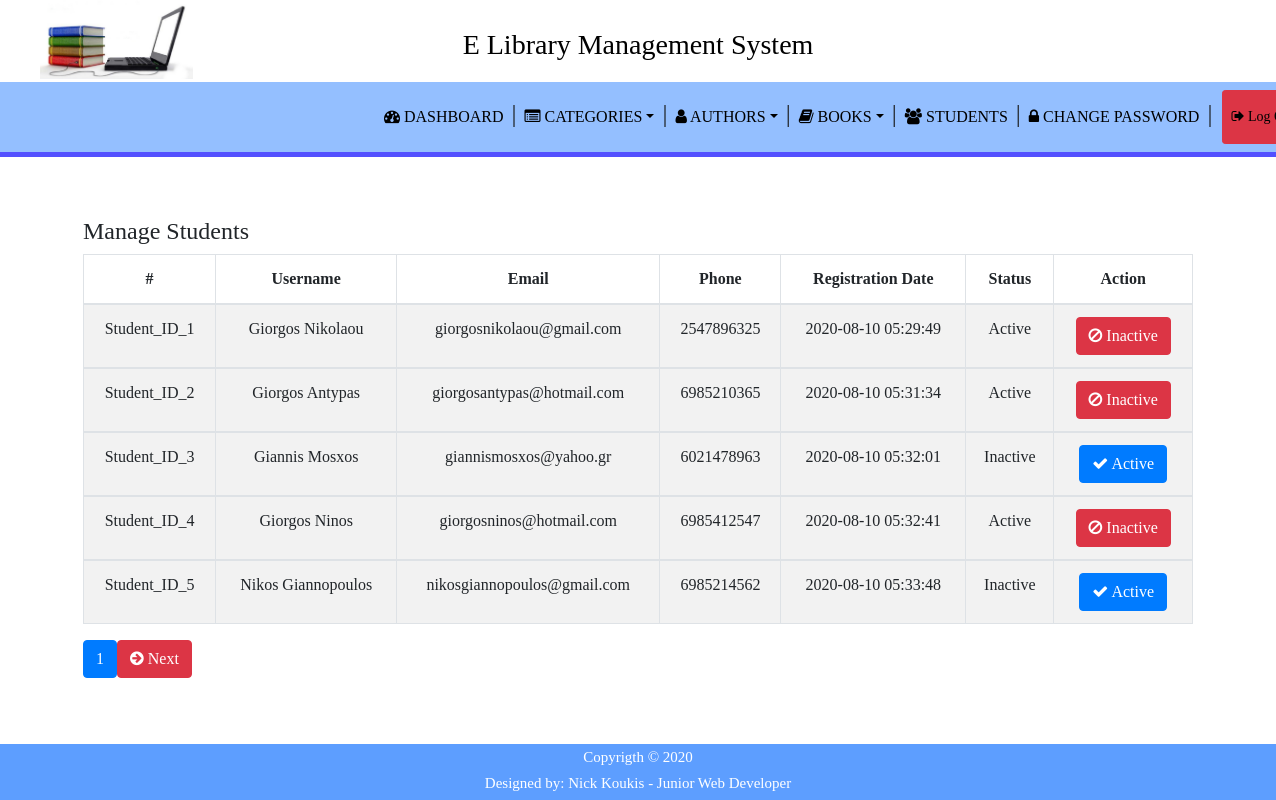
The page /admin/students.php on the database its author committed.
### tables this page shows
CREATE TABLE `admin_credits` (
  `id` int(11) NOT NULL,
  `username` varchar(100) NOT NULL,
  `password` varchar(100) NOT NULL,
  `creation_date` timestamp NULL DEFAULT current_timestamp(),
  `updation_date` timestamp NULL DEFAULT NULL ON UPDATE current_timestamp()
);

CREATE TABLE `students` (
  `id` int(11) NOT NULL,
  `username` varchar(200) NOT NULL,
  `email` varchar(200) NOT NULL,
  `phone` varchar(200) NOT NULL,
  `reg_date` timestamp NULL DEFAULT current_timestamp(),
  `upd_date` timestamp NULL DEFAULT NULL ON UPDATE current_timestamp(),
  `status` int(1) DEFAULT 1,
  `password` varchar(200) NOT NULL
);

### admin/students.php (the view, shortened to what this page needs)
<?php
include 'admin_server.php';
?>
<!DOCTYPE html>
<html lang="en">
<head>
    <link rel="stylesheet" href="https://stackpath.bootstrapcdn.com/bootstrap/4.5.2/css/bootstrap.min.css">
    <link rel="stylesheet" href="https://cdnjs.cloudflare.com/ajax/libs/font-awesome/4.7.0/css/font-awesome.min.css">
    <link rel="stylesheet" href="assets/CSS/header.css">
    <link rel="stylesheet" href="assets/CSS/footer.css">
    <link rel="stylesheet" href="assets/CSS/students.css">
</head>
<body>
            <?php include 'includes/header.php'; ?>
            <?php
            if(isset($_GET['page'])){
                $page = $_GET['page'];
            }else{
                $page = 1;
            }
            $num_per_page = 05;
            $start_from = ($page-1)*05;
            $query = "SELECT * FROM students limit $start_from, $num_per_page";
            $result = mysqli_query($db,$query);
            ?>
            <div class="content-wrapper ">
                <div class="container">
                <div class="row pad-botm">
                <div class="col-md-12">
                <h4 class="header-line">Manage Students</h4>
            <div class="table-responsive">
                <table class="table table-striped table-bordered table-hover " >
                    <thead>
                        <tr>
                            <th>#</th>
                            <th>Username</th>
                            <th>Email</th>
                            <th>Phone</th>
                            <th>Registration Date</th>
                            <th>Status</th>
                            <th>Action</th>
                        </tr>
                    </thead>
                    <tr>
                    <?php
                        if($result){
                            foreach ($result as $row){
                    ?>
                    <tbody >
                        <tr >
                            <td><?php echo "Student_ID_" . $row['id']; ?></td>
                            <td><?php echo $row['username']; ?></td>
                            <td><?php echo $row['email']; ?></td>
                            <td><?php echo $row['phone']; ?></td>
                            <td><?php echo $row['reg_date']; ?></td>
                            <td ><?php if($row['status']==1){
                                echo "Active";
                            }else{
                                echo "Inactive";
                            } ?></td>
                            <td >
                                <?php if($row['status']==1)
                                {?>
                                <a href="students.php?inact_id=<?php echo $row['id'];?>" onclick="return confirm('Are you sure you want to inactive this student?');" >  <button class="btn btn-danger"><i class="fa fa-ban"></i> Inactive</button>
                                <?php }
                                else {?>
                                <a href="students.php?act_id=<?php echo $row['id'];?>" onclick="return confirm('Are you sure you want to active this student?');"><button class="btn btn-primary"> <i class="fa fa-check"></i> Active</button>
                                <?php } ?>
                            </td>
                        </tr>
                    </tbody>
                    <?php
                        }
                    }
                    ?>
                </table>
            </div>
            <?php
                $pr_query = "select * from students";
                $pr_result = mysqli_query($db,$pr_query);
                $total_record = mysqli_num_rows($pr_result);
                $total_page = ceil($total_record/$num_per_page);
                for($i=1; $i<$total_page; $i++){
                    echo "<a href='students.php?page=".$i."' class='btn btn-primary'>$i</a>";
                }
                if($i>$page){
                    echo "<a href='students.php?page=".($page+1)."' class='btn btn-danger'><i class='fa fa-arrow-circle-right'></i> Next</a>";
                }
            ?>
    </div>
    </div>
    </div>
    </div>
    </body>
    <?php include '../includes/footer.php'; ?>
</html>

### admin/includes/header.php (shortened to what this page needs)
<?php
include '../includes/config.php';
?>
<header>
    <h3>E Library Management System</h3>
    <img src="../assets/img/logo.jpg" >
    <nav class="navbar navbar-expand-lg navbar-light black">
            <div class="container">
                <div class="collapse navbar-collapse" id="navbarSupportedContent">
                    <ul class="nav navbar-nav ml-auto w-100 justify-content-end" id="menu-top">
                        <li class="nav-item">
                            <a class="nav-link" href="index.php"><i class="fa fa-dashboard" aria-hidden="true"></i> DASHBOARD</a>
                        </li><span>|</span>
                        <li class="nav-item dropdown">
                            <a class="nav-link dropdown-toggle" href="#" data-toggle="dropdown"><i class="fa fa-list-alt" aria-hidden="true"></i> CATEGORIES</a>
                        </li><span>|</span>
                        <li class="nav-item dropdown">
                            <a class="nav-link dropdown-toggle" href="#" data-toggle="dropdown"><i class="fa fa-user" aria-hidden="true"></i> AUTHORS</a>
                        </li><span>|</span>
                        <li class="nav-item dropdown">
                            <a class="nav-link dropdown-toggle" href="#" data-toggle="dropdown"><i class="fa fa-book" aria-hidden="true"></i> BOOKS</a>
                        </li><span>|</span>
                        <li class="nav-item">
                            <a class="nav-link" href="students.php"><i class="fa fa-users" aria-hidden="true"></i> STUDENTS</a>
                        </li><span>|</span>
                        <li class="nav-item">
                            <?php
                            $query = "SELECT * FROM admin_credits";
                            $result = mysqli_query($db,$query);
                            if($result){
                                foreach ($result as $row){
                            ?>
                            <a class="nav-link" href="change_password.php"><i class="fa fa-lock" aria-hidden="true"></i> CHANGE PASSWORD</a>
                        </li><span>|</span>
                                <?php }} ?>
                        <a href="admin_logout.php" class="btn btn-danger btn-sm" id="btn_logout"><i class="fa fa-sign-out"></i> Log Out</a>
                    </ul>
                </div>
            </div>
        </nav>
</header>

### admin/assets/CSS/header.css (style rules this page uses)
* { box-sizing: border-box; margin: 0; padding: 0; }
html,body { font-family: 'Times New Roman', Times, serif; height: 100%; padding: 0; margin: 0; }
@media screen and (max-width: 1950px) { header h3 { background-color: white; color:black; text-align: center; height: 50px; padding-top: 28px; } }
@media screen and (max-width: 1950px) { img { width: 12%; margin-top:-70px; margin-left: 40px;; } }
@media screen and (max-width: 1950px) { nav { background-color: rgb(148, 191, 255); border-bottom: 5px solid #5350ff; } }
@media screen and (max-width: 1950px) { #menu-top a { color:black; } }
@media screen and (max-width: 1950px) { .nav li a { position: relative; display: block; padding-bottom: 15px; padding-top: 15px; } }
@media screen and (max-width: 1950px) { #btn_logout { margin-right: -10%; padding-top: 15px; margin-left: 10px; } }
@media screen and (max-width: 1950px) { span { font-size: 25px; padding-top: 5px; } }

### admin/assets/CSS/students.css (style rules this page uses)
@media screen and (max-width: 1950px) { .header-line { padding-top: 60px; } }
@media screen and (max-width: 1950px) { tbody { text-align: center; } }
@media screen and (max-width: 1950px) { thead { text-align: center; } }

### rows shown on the page
students: id "1", username "Giorgos Nikolaou", email "giorgosnikolaou@gmail.com", phone "2547896325", reg_date "2020-08-10 05:29:49", status "Active"
students: id "2", username "Giorgos Antypas", email "giorgosantypas@hotmail.com", phone "6985210365", reg_date "2020-08-10 05:31:34", status "Active"
students: id "3", username "Giannis Mosxos", email "giannismosxos@yahoo.gr", phone "6021478963", reg_date "2020-08-10 05:32:01", status "Inactive"
students: id "4", username "Giorgos Ninos", email "giorgosninos@hotmail.com", phone "6985412547", reg_date "2020-08-10 05:32:41", status "Active"
students: id "5", username "Nikos Giannopoulos", email "nikosgiannopoulos@gmail.com", phone "6985214562", reg_date "2020-08-10 05:33:48", status "Inactive"
